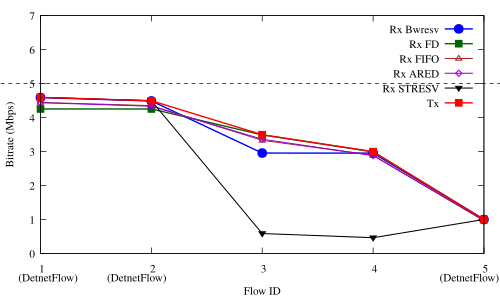

This chart was generated by the following gnuplot code:
#! xgp flow_pps.dat
# Created the Fri Dec  8 02:30:12 CET 2017 with:
#   ____________________________
#  /                            \
# /        xgp        __________/
# \__________________/.:nonsns:.
#
 
#-------------------------------------
# SHAPES:
# (c)ircle  (t)riangle (i)nv.tri.
#           (d)iamond  (s)quare
# FILLING:
# (f)illed  (o)paque  (e)mpty (default)
#-------------------------------------
   s=4  ; es=s  ; fs=s+1 ; os=s+66
   c=6  ; ec=c  ; fc=c+1 ; oc=os+1
   t=8  ; et=t  ; ft=t+1 ; ot=oc+1
   i=10 ; ei=i  ; fi=i+1 ; oi=ot+1
   d=12 ; ed=d  ; fd=d+1 ; od=oi+1
   p=14 ; ep=p  ; fp=p+1 ; op=od+1
#-------------------------------------
#  e.g.:  
#  empty circles vs filled squares
#  plot "file" u 1:3 w p pt ec, 
#           "" u 1:4 w lp pt fs
#-------------------------------------

#Happy gnuplotting
#ty=ARG1
set out "rx_new.pdf"
#set out "rx_detnet.pdf"
#set out "rx_fifo.pdf"
set term pdf font "Times,12"
#set terminal X11 enhanced font "courier 10 pitch, 16" size 1300,1000

set pointsize 0.75

set key top right
#set ylabel "Per flow rate [pps]"
#set title "Priority Bandwidth reservation Output (21Mbps Input link and 10Mbps Output link)\nPriority Bandwidth Sharing\n10 Detnet Flows and 2 Other heavy flows\nExplicit Bandwidth Reservation for Detnet Flows (Flows send their bandwidth requirement)\n and the remaining availble bandwidth is fairly shared by other flows."
#set title "Fifo Queue Output (21Mbps Input link and 10Mbps Output link)\n10 Detnet Flows and 2 Other heavy flows"

set xlabel "Flow ID"
set xtics 1
#set ytics 0.1
#set boxwidth 0.5
#set style fill solid
#set ytics nomirror
#set y2tics
#set yrange [0:5]
#set y2range [0:6000]
set ylabel "Bitrate (Mbps)"
#set y2label "Flow Weight"
#set format y "%.t^.10^%T"
#set ytics 200000
#set yran [1e3:]
#min(a,b)=a<b?a:b
#stats 	'flow_pps.dat'	every ::1 using 1 nooutput
#total=int(STATS_sum)
#print("Total Throughput")
#print(total)
#f(x)=total
set yrange [0:7]
set ytics 1
#t = 3000.0 / 1024
set arrow 1 from 0,5 to 10,5 nohead dt "-"

set label "(DetnetFlow)" at 0.8,-0.7
set label "(DetnetFlow)" at 1.6,-0.7
set label "(DetnetFlow)" at 4.6,-0.7

#set arrow 2 from 4.5,3 to 4.5,3.5
#set label "Bw Reservation\nPer Detnet flow" at 4,4

plot \
'<cat rx_bwresv_mid.dat'	u ($2):($4)/1000 t 'Rx Bwresv' axes x1y1 with linespoints lw 2 lc rgb "blue" pt fc ps 1,\
'<cat rx_fd_mid.dat'		u ($2):($4)/1000 t 'Rx FD' axes x1y1 with linespoints lw 2 pt fs lc rgb "dark-green",\
'<cat rx_fifo_mid.dat'	u ($2):($4)/1000 t 'Rx FIFO' axes x1y1 with linespoints lw 1.5 pt et lc rgb "brown",\
'<cat rx_ared_mid.dat'	u ($2):($4)/1000 t 'Rx ARED' axes x1y1 with linespoints lw 1.5 pt ed lc rgb "dark-violet",\
'<cat rx_stresv_mid.dat'	u ($2):($4)/1000 t 'Rx STRESV' axes x1y1 with linespoints lw 1.5 pt fi lc rgb "black",\
'<cat tx_stresv_mid.dat'	u ($2):($4)/1000 t 'Tx' axes x1y1 with linespoints lw 2 lc rgb "red" pt fs

#'<cat rx_ared_10.dat'	u ($2):($4)/1000 t 'Rx ARED' axes x1y1 with linespoints lw 2,\
#'<cat rx_codel_10.dat'	u ($2):($4)/1000 t 'Rx CODEL' axes x1y1 with linespoints lw 2,\

#'< cat rx.dat | tail -n 19'    u ($0+1):($2)/1000     notitle axes x1y1 with steps lc rgb "green" lw 2,\
#'< cat rx.dat | tail -n 19'    u ($0+1):($5+50)/1000  notitle     axes x1y1 with steps lc rgb "brown" lw 2,\
#'< cat rx.dat | tail -n 19'    u ($0+1):($8)/1000     notitle  axes x1y1 with steps lc rgb "black" lw 2,\
#'< cat rx.dat | tail -n 19'    u ($0+1):($11)/1000    notitle   axes x1y1 with steps lc rgb "red" lw 2,\
#'< cat rx.dat | tail -n 19'    u ($0+1):($14)/1000    notitle   axes x1y1 with steps lc rgb "blue" lw 2,\
#'< cat rx.dat | tail -n 19'    u ($0+1):($17)/1000    notitle    axes x1y1 with steps lc rgb "orange" lw 2,\
#'< cat rx.dat | tail -n 19'    u ($0+1):($2)/1000      t 'Rx Other-1'    axes x1y1 with points lc rgb "green" lw 2,\
#'< cat rx.dat | tail -n 19'    u ($0+1):($5+50)/1000      t 'Rx Other-2'    axes x1y1 with points lc rgb "brown" lw 2,\
#'< cat rx.dat | tail -n 19'    u ($0+1):($8)/1000      t 'Rx Detnet-1'   axes x1y1 with points lc rgb "black" lw 2,\
#'< cat rx.dat | tail -n 19'    u ($0+1):($11)/1000      t 'Rx Detnet-2'  axes x1y1 with points lc rgb "red" lw 2,\
#'< cat rx.dat | tail -n 19'    u ($0+1):($14)/1000      t 'Rx Detnet-3'  axes x1y1 with points lc rgb "blue" lw 2,\
#'< cat rx.dat | tail -n 19'    u ($0+1):($17)/1000      t 'Rx Total'  axes x1y1 with points lc rgb "orange" lw 2

#'< cat rx.dat | tail -n 19'    u ($0+1):($2)/1000      t 'Rx Other-1'    axes x1y1 with lp ls 3 lc rgb "green" lw 2,\
#'< cat rx.dat | tail -n 19'    u ($0+1):($5+50)/1000      t 'Rx Other-2'    axes x1y1 with lp lc rgb "brown" lw 2,\
#'< cat rx.dat | tail -n 19'    u ($0+1):($8)/1000      t 'Rx Detnet-1'   axes x1y1 with lp lc rgb "black" lw 2,\
#'< cat rx.dat | tail -n 19'    u ($0+1):($11)/1000      t 'Rx Detnet-2'  axes x1y1 with lp lc rgb "red" lw 2,\
#'< cat rx.dat | tail -n 19'    u ($0+1):($14)/1000      t 'Rx Detnet-3'  axes x1y1 with lp lc rgb "blue" lw 2,\
#'< cat rx.dat | tail -n 19'    u ($0+1):($17)/1000      t 'Rx Total'  axes x1y1 with lp lc rgb "orange" lw 2

#'< cat rx.dat | tail -n 19'    u ($0+1):($2)/1000      t 'Rx Other-1'    axes x1y1 with lp ls 3 lc rgb "green" lw 2,\
#'< cat rx.dat | tail -n 19'    u ($0+1):($8+10)/1000      t 'Rx Other-2'    axes x1y1 with lp lc rgb "orange" lw 2,\
#'< cat rx.dat | tail -n 19'    u ($0+1):($5)/1000      t 'Rx Detnet-1'   axes x1y1 with lp lc rgb "black" lw 2,\
#'< cat rx.dat | tail -n 19'    u ($0+1):($11)/1000      t 'Rx Detnet-2'  axes x1y1 with lp lc rgb "black" lw 2,\
#'< cat rx.dat | tail -n 19'    u ($0+1):($14)/1000      t 'Rx Detnet-3'  axes x1y1 with lp lc rgb "black" lw 2,\
#'< cat rx.dat | tail -n 19'    u ($0+1):($17)/1000      t 'Rx Detnet-4'  axes x1y1 with lp lc rgb "black" lw 2,\
#'< cat rx.dat | tail -n 19'    u ($0+1):($20)/1000      t 'Rx Detnet-5'  axes x1y1 with lp lc rgb "black" lw 2,\
#'< cat rx.dat | tail -n 19'    u ($0+1):($23)/1000      t 'Rx Detnet-6'  axes x1y1 with lp lc rgb "black" lw 2,\
#'< cat rx.dat | tail -n 19'    u ($0+1):($26)/1000      t 'Rx Detnet-7'  axes x1y1 with lp lc rgb "black" lw 2,\
#'< cat rx.dat | tail -n 19'    u ($0+1):($29)/1000      t 'Rx Detnet-8'  axes x1y1 with lp lc rgb "black" lw 2,\
#'< cat rx.dat | tail -n 19'    u ($0+1):($32)/1000      t 'Rx Detnet-9'  axes x1y1 with lp lc rgb "black" lw 2,\
#'< cat rx.dat | tail -n 19'    u ($0+1):($35)/1000      t 'Rx Detnet-10' axes x1y1 with lp lc rgb "black" lw 2,\
#'< cat rx.dat | tail -n 19'    u ($0+1):($38)/1000      t 'Rx Total'  axes x1y1 with lp lc rgb "red" lw 2	 
#pause 0.5
#reread

#plot \
#'< cat exp_10flows_rx.dat'    u ($0+1)*10:($2)      t 'Rx Detnet-1'  axes x1y1 with #lp pt 4 lc rgb "blue",\
#'< cat exp_10flows_rx.dat'    u ($0+1)*10:($5)      t 'Rx Detnet-2'  axes x1y1 with line  #lp pt 7 lc rgb "blue",\
#'< cat exp_10flows_rx.dat'    u ($0+1)*10:($8)      t 'Rx Detnet-3'  axes x1y1 with lp pt 8 lc rgb "red",\
#'< cat exp_10flows_rx.dat'    u ($0+1)*10:($11)      t 'Rx Detnet-4'  axes x1y1 with lp pt 11 lc rgb "red"
#'< sort -rnk1 /home/vk/FAIRDROP_BW_MASTER/NETWORKING_FAIRDROP_BW_1.0/plots/flow_pps.dat'	u ($0+1):($1/1000000)   	t 'Networking Alpha-1.0'  axes x1y1 with lp pt 4 lc rgb "black",	\
#'< sort -rnk1 /home/vk/FAIRDROP_BW_MASTER/ACT_FAIRDROP_BW_1.0/plots/flow_pps.dat'    u ($0+1):($1/1000000)      t 'Act Alpha-1.0'  axes x1y1 with lp pt 4 lc rgb "blue",    \
#'< sort -rnk1 /home/vk/FAIRDROP_BW_MASTER/NETWORKING_FAIRDROP_BW_0.4/plots/flow_pps.dat'    u ($0+1):($1/1000000)       t 'Networking Alpha-0.4'  axes x1y1 with lp pt 6 lc rgb "black", \
#'< sort -rnk1 /home/vk/FAIRDROP_BW_MASTER/ACT_FAIRDROP_BW_0.4/plots/flow_pps.dat'    u ($0+1):($1/1000000)      t 'Act Alpha-0.4'  axes x1y1 with lp pt 6 lc rgb "blue",    \
#'< sort -rnk1 /home/vk/FAIRDROP_BW_MASTER/NETWORKING_FAIRDROP_BW_0.1/plots/flow_pps.dat'    u ($0+1):($1/1000000)       t 'Networking Alpha-0.1'  axes x1y1 with lp pt 8 lc rgb "black", \
#'< sort -rnk1 /home/vk/FAIRDROP_BW_MASTER/ACT_FAIRDROP_BW_0.1/plots/flow_pps.dat'    u ($0+1):($1/1000000)      t 'Act Alpha-0.1'  axes x1y1 with lp pt 8 lc rgb "blue",    \

#'/home/vk/NOFAIRDROP_BW_RESULTS/plots/flow_pps.dat'  u ($0+1):($1/1000000) t 'Taildrop'   axes x1y1 with boxes lc rgb "violet"

#'flow_pps.dat'  u ($0+1+0.25):(f($1)/1000000)           t 'Per Flow Throughput'  axes x1y1 with boxes
